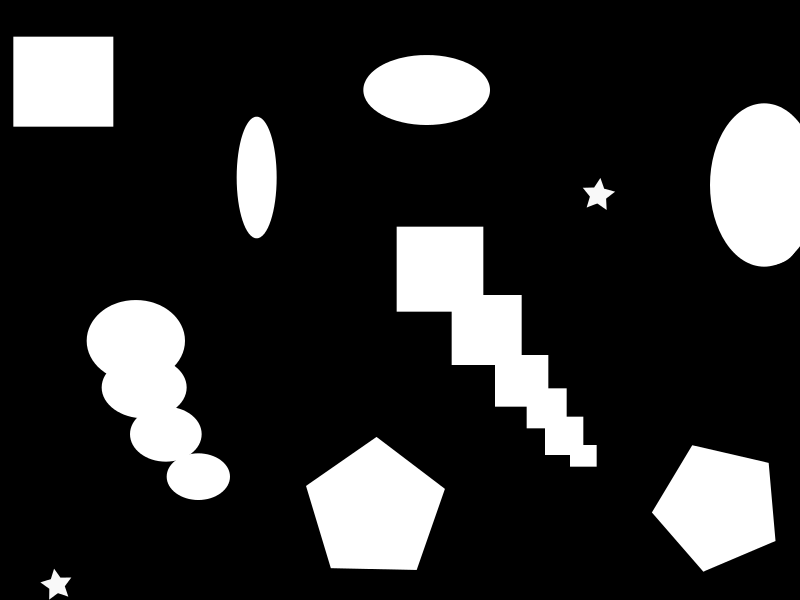
#> input picture borbo.png, 800 x 600 px
$ python Preenchimento.py
#> lines starting #> are read from the running program, lines starting #| are printed output that depends on the picture; after the words box and inside, x2 and y2 are one past the last pixel; in counts of white or black regions, pixels touching at a corner belong together
import numpy as np
import cv2 as cv
import os

elemt_estru = np.array([[255,255,255],
                       [255,255,255],
                       [255,255,255]])
img = cv.imread ('borbo.png',0)
#> img is the input picture: shape (600, 800); min 0, max 255, mean 46.6

# retirando elementos indesejados
for i in range (0,290,1):
    for j in range(500,800,1):
        img[i][j] = 0
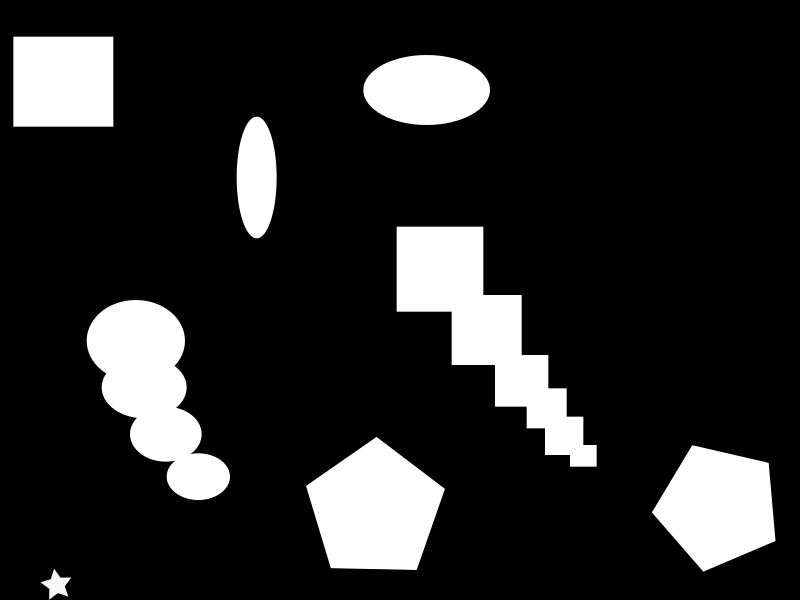
#> img: shape (600, 800); 2.71% of pixels changed, all inside (x1, y1, x2, y2) = (582, 103, 800, 267)

for i in range (550,600,1):
    for j in range(0,100,1):
        img[i][j] = 0
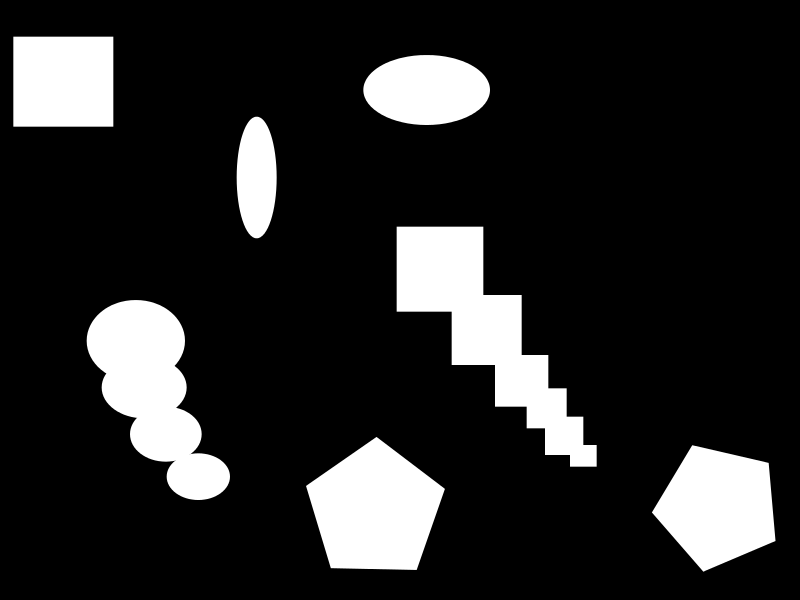
#> img: shape (600, 800); 0.1% of pixels changed, all inside (x1, y1, x2, y2) = (40, 568, 72, 600)

#criando buracos

for i in range (500,525,1):
    for j in range(325,400,1):
        img[i][j] = 0
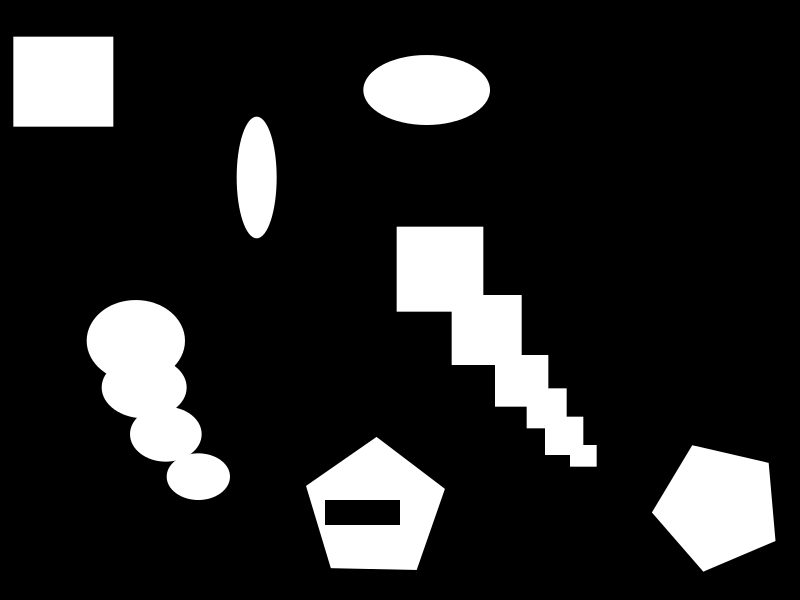
#> img: shape (600, 800); 0.39% of pixels changed, all inside (x1, y1, x2, y2) = (325, 500, 400, 525)

alt,lar = img.shape
#> alt = 600; lar = 800
x = np.zeros((alt,lar)) # criando matriz x

print (img.shape)
#| (600, 800)

img_comp = np.copy(img)

for i in range (600):
    for j in range(800):
        img_comp[i][j] = ~img[i][j]
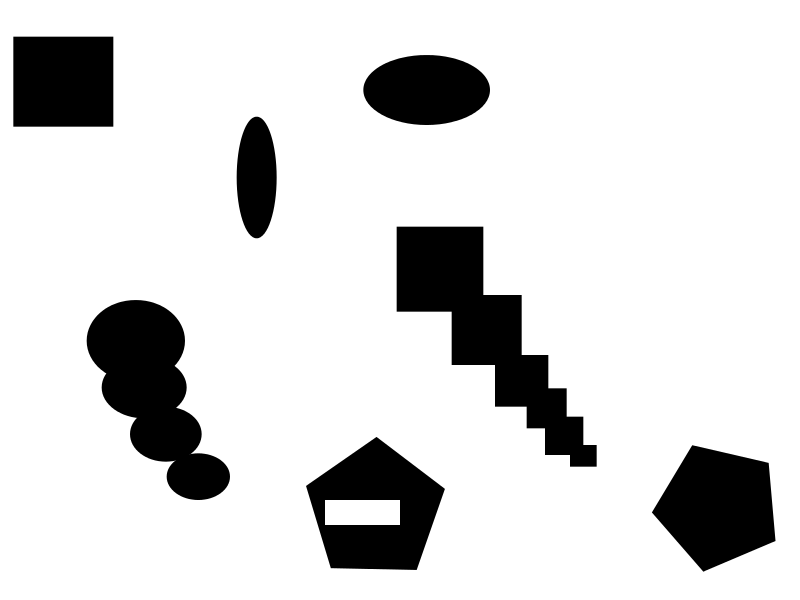
#> img_comp: shape (600, 800); min 0, max 255, mean 216.4


x [500][325] = 255

for i in range (500,550,1):
    for j in range(325,410,1):
        if elemt_estru[1][1] == 255 and x[i][j] == 255:
            for a in range(2):
                for b in range(2):
                    x[i+a][j+b] = elemt_estru[a][b]
                    x[i+a][j+b] = img_comp[i+a][j+b] and x[i+a][j+b]
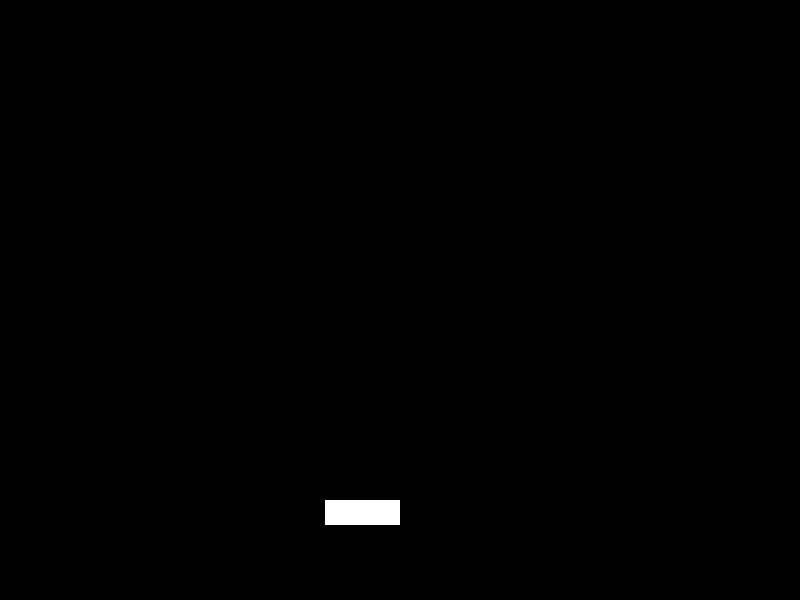
#> x: shape (600, 800) float64; 0.39% white; 1 white region, box (x1, y1, x2, y2) and area: (325, 500, 400, 525) 1875


corrigido = np.copy(img)

for i in range (500,550,1):
    for j in range(325,410,1):
        corrigido[i][j] = img[i][j] + x[i][j]

cv.imshow('imagem sem alteracao',img)
cv.imshow('imagem alterada',img_comp)
cv.imshow('imagem sem burracos',corrigido)

cv.waitKey(0)
cv.destroyAllWindows()
